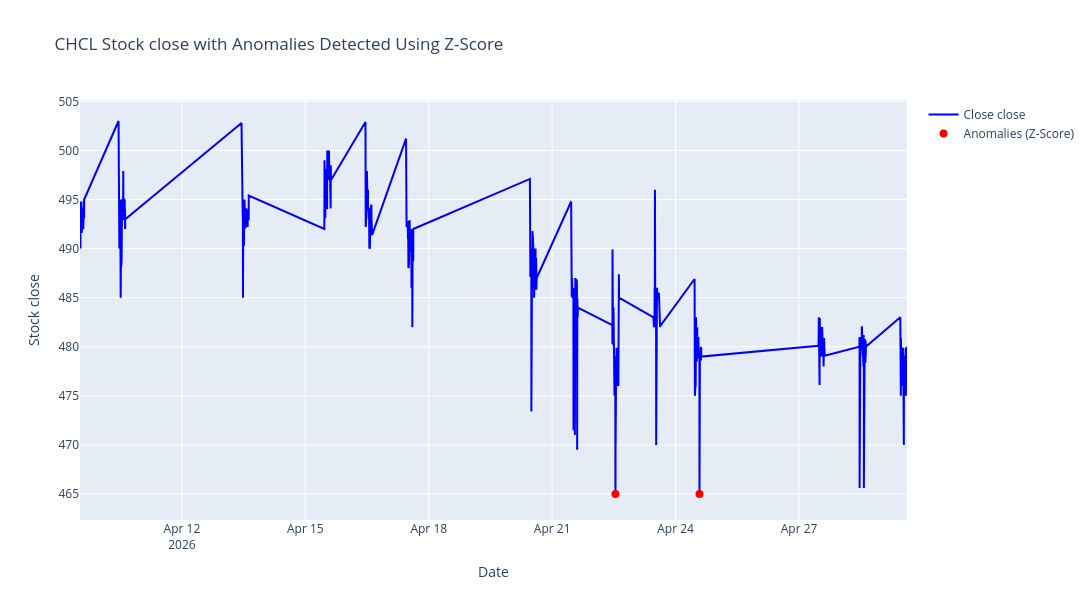

This figure's notebook cell:
### Markdown cell above
# Anomaly Detection Techniques

## Z Score Model

### Code cell
from scipy.stats import zscore
import plotly.graph_objects as go


# Calculate Z Score for close prices
df["Anomaly_Z_Score"] = zscore(df["close"])

# Identify anomalies where Z-Score >3 or < -3
anomalies_zscore = df[abs(df["Anomaly_Z_Score"]) > z_score_threshold]

# Create the figure
fig = go.Figure()

# Add 'Close' close line
fig.add_trace(
    go.Scatter(
        x=df.index,
        y=df["close"],
        mode="lines",
        name="Close close",
        line=dict(color="blue", width=2),
    )
)

# Add anomalies (Z-score > 3 or < -3) as red markers
fig.add_trace(
    go.Scatter(
        x=anomalies_zscore.index,
        y=anomalies_zscore["close"],
        mode="markers",
        name="Anomalies (Z-Score)",
        marker=dict(color="red", size=8, symbol="circle"),
        showlegend=True,
    )
)

# Update layout for a larger figure size and title
fig.update_layout(
    title=f"{stock_name} Stock close with Anomalies Detected Using Z-Score",
    xaxis_title="Date",
    yaxis_title="Stock close",
    autosize=False,
    width=1200,
    height=600,
)

# Show the plot
fig.show()
# df.sort_values(by="Anomaly_Z_Score",ascending=False).head()
anomalies_zscore.head()

### Figure 1 — Plotly figure (JSON) as saved in the notebook; plotly's stock layout.template omitted (floating-point values rounded to 4 significant figures; data arrays with more than 128 entries replaced by an {"elided": "..."} marker saying what was removed)
{"data": [{"line": {"color": "blue", "width": 2}, "mode": "lines", "name": "Close close", "type": "scatter", "x": {"elided": "937 str values"}, "y": {"elided": "937 float values"}}, {"marker": {"color": "red", "size": 8, "symbol": "circle"}, "mode": "markers", "name": "Anomalies (Z-Score)", "showlegend": true, "type": "scatter", "x": ["2026-04-22T12:53:00.000000000", "2026-04-24T13:56:00.000000000"], "y": [465.0, 465.0]}], "layout": {"autosize": false, "height": 600, "title": {"text": "CHCL Stock close with Anomalies Detected Using Z-Score"}, "width": 1200, "xaxis": {"title": {"text": "Date"}}, "yaxis": {"title": {"text": "Stock close"}}}}
